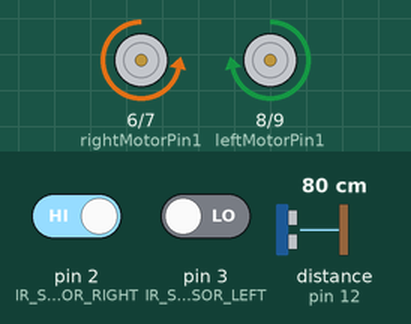
A sketch run on a simulated Arduino Uno, built with avr-gcc and run on an emulated ATmega328P. Parts: motor-driver pin pairs drawn as motors (green arrow = first pin HIGH = forward, orange = second pin HIGH = backward, longer = more drive, scaled by the enable pin). Wiring (inferred from the names in the program): ultrasonic range finder: trigger pin 11; echo pin 12. Inputs (shaded band) come from the test bench; at power-on: distance to the obstacle (sensor on pin 12) 80 cm, pin 2 (IR_SENSOR_RIGHT) HIGH, pin 3 (IR_SENSOR_LEFT) LOW. The echo pulse lasts 58.3 µs per cm.

Above: at 1.2 s.
1.3 s: distance to the obstacle (sensor on pin 12) set to 23 cm
2.8 s: distance to the obstacle (sensor on pin 12) set to 18 cm
At 2.92 s:
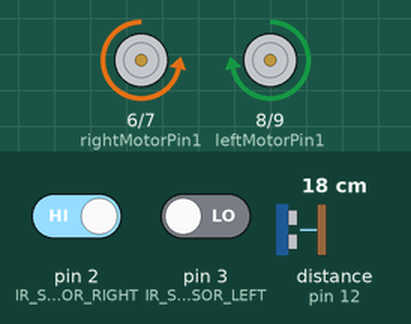
5.8 s: pin 2 (IR_SENSOR_RIGHT) driven LOW
8.8 s: pin 3 (IR_SENSOR_LEFT) driven HIGH
11.8 s: pin 3 (IR_SENSOR_LEFT) driven LOW
14.8 s: pin 2 (IR_SENSOR_RIGHT) driven HIGH
Timing chart, 0 to 18.8 s (numbered marks = the images above; inputs shaded):
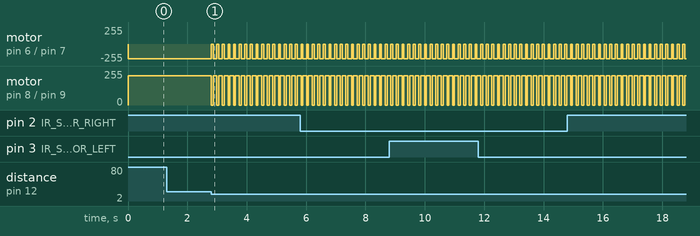

The sketch:

ce-324_sourcecode.ino
```cpp
#define IR_SENSOR_RIGHT 2
#define IR_SENSOR_LEFT 3
#define TRIG_PIN 11
#define ECHO_PIN 12
#define MOTOR_SPEED 220
#define OBSTACLE_THRESHOLD 20

// Motor control pins
int enableRightMotor = 10;
int rightMotorPin1 = 6;
int rightMotorPin2 = 7;
int enableLeftMotor = 5;
int leftMotorPin1 = 8;
int leftMotorPin2 = 9;

void setup()
{
  TCCR0B = TCCR0B & B11111000 | B00000010; // Set frequency as 7812.5 Hz

  pinMode(enableRightMotor, OUTPUT);
  pinMode(rightMotorPin1, OUTPUT);
  pinMode(rightMotorPin2, OUTPUT);
  pinMode(enableLeftMotor, OUTPUT);
  pinMode(leftMotorPin1, OUTPUT);
  pinMode(leftMotorPin2, OUTPUT);

  pinMode(IR_SENSOR_RIGHT, INPUT);
  pinMode(IR_SENSOR_LEFT, INPUT);

  pinMode(TRIG_PIN, OUTPUT);
  pinMode(ECHO_PIN, INPUT);

  rotateMotor(0, 0);
}

void loop()
{
  int rightIRSensorValue = digitalRead(IR_SENSOR_RIGHT);
  int leftIRSensorValue = digitalRead(IR_SENSOR_LEFT);

  // Line following logic
  if (rightIRSensorValue == LOW && leftIRSensorValue == LOW)
  {
    rotateMotor(-MOTOR_SPEED, -MOTOR_SPEED);
  }
  else if (rightIRSensorValue == HIGH && leftIRSensorValue == LOW)
  {
    rotateMotor(-MOTOR_SPEED, MOTOR_SPEED); // Turn right
  }
  else if (rightIRSensorValue == LOW && leftIRSensorValue == HIGH)
  {
    rotateMotor(MOTOR_SPEED, -MOTOR_SPEED); // Turn left
  }
  else if (rightIRSensorValue == HIGH && leftIRSensorValue == HIGH)
  {
    rotateMotor(0, 0);
  }
  else
  {
    rotateMotor(0, 0);
  }

  // Obstacle avoidance logic
  if (checkObstacle())
  {
    // Stop and avoid obstacle
    rotateMotor(0, 0);
    delay(500);
    rotateMotor(-MOTOR_SPEED, MOTOR_SPEED); // Turn right
    delay(1000);
  }
}

void rotateMotor(int rightMotorSpeed, int leftMotorSpeed)
{
  if (rightMotorSpeed < 0)
  {
    digitalWrite(rightMotorPin1, LOW);
    digitalWrite(rightMotorPin2, HIGH);
  }
  else if (rightMotorSpeed > 0)
  {
    digitalWrite(rightMotorPin1, HIGH);
    digitalWrite(rightMotorPin2, LOW);
  }
  else
  {
    digitalWrite(rightMotorPin1, LOW);
    digitalWrite(rightMotorPin2, LOW);
  }

  if (leftMotorSpeed < 0)
  {
    digitalWrite(leftMotorPin1, LOW);
    digitalWrite(leftMotorPin2, HIGH);
  }
  else if (leftMotorSpeed > 0)
  {
    digitalWrite(leftMotorPin1, HIGH);
    digitalWrite(leftMotorPin2, LOW);
  }
  else
  {
    digitalWrite(leftMotorPin1, LOW);
    digitalWrite(leftMotorPin2, LOW);
  }

  analogWrite(enableRightMotor, abs(rightMotorSpeed));
  analogWrite(enableLeftMotor, abs(leftMotorSpeed));
}

bool checkObstacle()
{
  digitalWrite(TRIG_PIN, LOW);
  delayMicroseconds(2);
  digitalWrite(TRIG_PIN, HIGH);
  delayMicroseconds(10);
  digitalWrite(TRIG_PIN, LOW);

  long duration = pulseIn(ECHO_PIN, HIGH);
  int distance = duration * 0.034 / 2;

  return (distance < OBSTACLE_THRESHOLD);
}
```

Measured:
- the behaviour switches between 21 and 20 cm on distance to the obstacle (sensor on pin 12) (found by bisection; images 0 and 1)
- after the input at 1.3 s, every drawn part: stays the same
- after the input at 2.8 s, motor on pin 6 (rightMotorPin1) / pin 7 (rightMotorPin2): alternates backward 220/255 for 0.13 s and stopped for 0.06 s, starting at once; motor on pin 8 (leftMotorPin1) / pin 9 (leftMotorPin2): alternates forward 220/255 for 0.13 s and stopped for 0.06 s, starting at once
